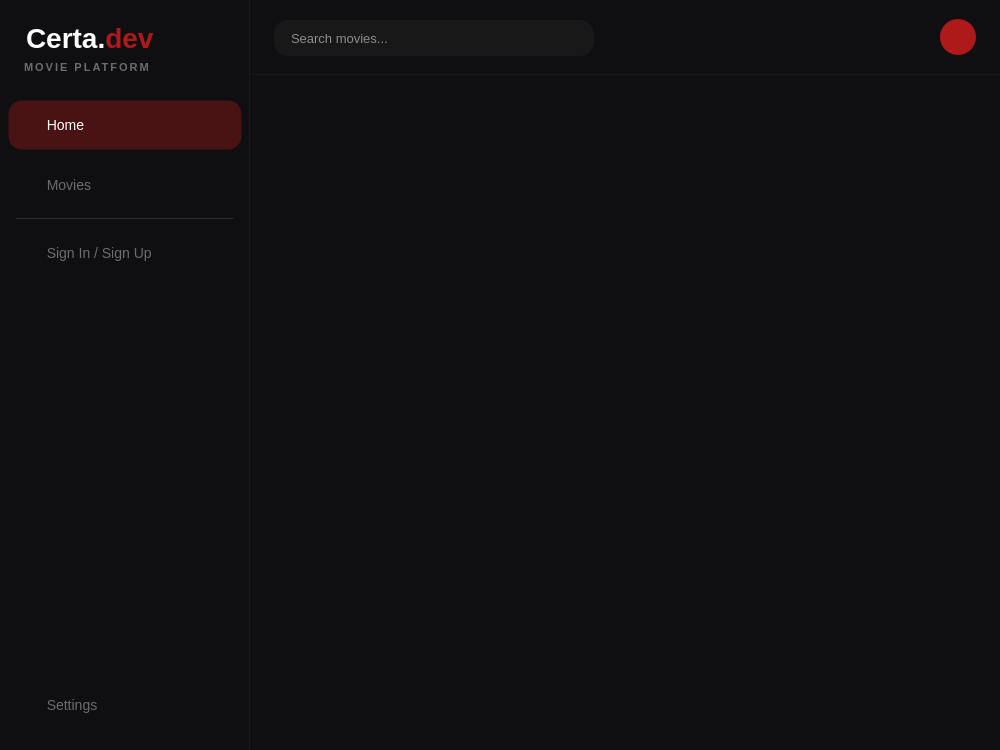
<?xml version="1.0" encoding="UTF-8"?>
<ui version="4.0">
 <class>Layout</class>
 <widget class="QMainWindow" name="Layout">
  <property name="geometry">
   <rect>
    <x>0</x>
    <y>0</y>
    <width>1000</width>
    <height>750</height>
   </rect>
  </property>
  <property name="minimumSize">
   <size>
    <width>1000</width>
    <height>750</height>
   </size>
  </property>
  <property name="maximumSize">
   <size>
    <width>1000</width>
    <height>750</height>
   </size>
  </property>
  <property name="windowTitle">
   <string>Movie Collection</string>
  </property>
  <widget class="QWidget" name="centralwidget">
   <property name="styleSheet">
    <string notr="true">#centralwidget {
    background-color: #0F0F11;
  }

  #sidebarWidget {
    background-color: #0F0F11;
    border-right: 1px solid #181818;
  }

  #brandNameLabel {
    color: #FFFFFF;
    font-size: 28px;
    font-weight: 700;
    padding-left: 6px;
  }

  #brandSubLabel {
    color: #6C6C6E;
    font-size: 11px;
    letter-spacing: 2px;
    font-weight: 600;
    padding-left: 6px;
  }

  #topBarWidget {
    background-color: #0F0F11;
    border-bottom: 1px solid #181818;
  }

  #contentWidget {
    background-color: #0F0F11;
  }

  #stackedWidget {
    background-color: transparent;
  }

  #topBarSearchLineEdit {
    background-color: #181818;
    border: 1px solid #181818;
    border-radius: 14px;
    color: #FFFFFF;
    font-size: 13px;
    padding-left: 14px;
    padding-right: 14px;
    selection-background-color: #AE1A19;
  }

  #topBarSearchLineEdit:focus {
    border: 1px solid #AE1A19;
    background-color: #0F0F11;
  }

  #topBarUsernameLabel {
    color: #FFFFFF;
    font-size: 14px;
    font-weight: 600;
  }

  #topBarAvatarLabel {
    color: #FFFFFF;
    font-size: 14px;
    font-weight: 700;
    border-radius: 18px;
    background-color: #AE1A19;
  }

  #sidebarHomeButton,
  #sidebarMoviesButton,
  #sidebarAuthButton,
  #sidebarSettingsButton {
    min-height: 48px;
    max-height: 48px;
    padding-left: 30px;
    padding-right: 16px;
    icon-size: 20px;
    font-size: 14px;
    font-weight: 400;
    text-align: left;
    border-radius: 14px;
    border: 1px solid transparent;
    background-color: transparent;
    color: #6C6C6E;
  }

  #sidebarHomeButton:checked,
  #sidebarMoviesButton:checked,
  #sidebarAuthButton:checked,
  #sidebarSettingsButton:checked {
    background-color: rgba(174, 26, 25, 92);
    border-color: transparent;
    color: #FFFFFF;
  }

  #sidebarHomeButton:hover,
  #sidebarMoviesButton:hover,
  #sidebarAuthButton:hover,
  #sidebarSettingsButton:hover {
    background-color: rgba(149, 22, 21, 45);
    border-color: #181818;
    color: #FFFFFF;
  }

  #sidebarHomeButton:checked:hover,
  #sidebarMoviesButton:checked:hover,
  #sidebarAuthButton:checked:hover,
  #sidebarSettingsButton:checked:hover {
    background-color: rgba(174, 26, 25, 120);
    border-color: transparent;
    color: #FFFFFF;
  }

  #sidebarDivider {
    background-color: #2A2A2C;
    border: none;
  }
  </string>
   </property>
   <layout class="QHBoxLayout" name="rootLayout">
    <property name="spacing">
     <number>0</number>
    </property>
    <property name="leftMargin">
     <number>0</number>
    </property>
    <property name="topMargin">
     <number>0</number>
    </property>
    <property name="rightMargin">
     <number>0</number>
    </property>
    <property name="bottomMargin">
     <number>0</number>
    </property>
    <item>
     <widget class="QWidget" name="sidebarWidget" native="true">
      <property name="minimumSize">
       <size>
        <width>250</width>
        <height>0</height>
       </size>
      </property>
      <property name="maximumSize">
       <size>
        <width>250</width>
        <height>16777215</height>
       </size>
      </property>
      <widget class="QLabel" name="brandNameLabel">
       <property name="geometry">
        <rect>
         <x>12</x>
         <y>18</y>
         <width>226</width>
         <height>40</height>
        </rect>
       </property>
       <property name="text">
        <string>&lt;html&gt;&lt;head/&gt;&lt;body&gt;&lt;p&gt;Certa.&lt;span style=&quot; color:#AE1A19;&quot;&gt;dev&lt;/span&gt;&lt;/p&gt;&lt;/body&gt;&lt;/html&gt;</string>
       </property>
       <property name="textFormat">
        <enum>Qt::TextFormat::RichText</enum>
       </property>
       <property name="alignment">
        <set>Qt::AlignmentFlag::AlignLeading|Qt::AlignmentFlag::AlignLeft|Qt::AlignmentFlag::AlignVCenter</set>
       </property>
      </widget>
      <widget class="QLabel" name="brandSubLabel">
       <property name="geometry">
        <rect>
         <x>12</x>
         <y>60</y>
         <width>226</width>
         <height>14</height>
        </rect>
       </property>
       <property name="text">
        <string>MOVIE PLATFORM</string>
       </property>
       <property name="alignment">
        <set>Qt::AlignmentFlag::AlignLeading|Qt::AlignmentFlag::AlignLeft|Qt::AlignmentFlag::AlignVCenter</set>
       </property>
       <property name="indent">
        <number>6</number>
       </property>
      </widget>
      <widget class="QPushButton" name="sidebarHomeButton">
       <property name="geometry">
        <rect>
         <x>8</x>
         <y>100</y>
         <width>234</width>
         <height>50</height>
        </rect>
       </property>
       <property name="text">
        <string>  Home</string>
       </property>
       <property name="icon">
        <iconset resource="../../assets/resources.qrc">
         <normaloff>:/icons/home.svg</normaloff>:/icons/home.svg</iconset>
       </property>
       <property name="iconSize">
        <size>
         <width>20</width>
         <height>20</height>
        </size>
       </property>
       <property name="checkable">
        <bool>true</bool>
       </property>
       <property name="checked">
        <bool>true</bool>
       </property>
      </widget>
      <widget class="QPushButton" name="sidebarMoviesButton">
       <property name="geometry">
        <rect>
         <x>8</x>
         <y>160</y>
         <width>234</width>
         <height>50</height>
        </rect>
       </property>
       <property name="text">
        <string>  Movies</string>
       </property>
       <property name="icon">
        <iconset resource="../../assets/resources.qrc">
         <normaloff>:/icons/movies.svg</normaloff>:/icons/movies.svg</iconset>
       </property>
       <property name="iconSize">
        <size>
         <width>20</width>
         <height>20</height>
        </size>
       </property>
       <property name="checkable">
        <bool>true</bool>
       </property>
      </widget>
      <widget class="QFrame" name="sidebarDivider">
       <property name="geometry">
        <rect>
         <x>16</x>
         <y>218</y>
         <width>218</width>
         <height>1</height>
        </rect>
       </property>
       <property name="frameShape">
        <enum>QFrame::Shape::HLine</enum>
       </property>
       <property name="frameShadow">
        <enum>QFrame::Shadow::Plain</enum>
       </property>
      </widget>
      <widget class="QPushButton" name="sidebarAuthButton">
       <property name="geometry">
        <rect>
         <x>8</x>
         <y>228</y>
         <width>234</width>
         <height>50</height>
        </rect>
       </property>
       <property name="text">
        <string>  Sign In / Sign Up</string>
       </property>
       <property name="icon">
        <iconset resource="../../assets/resources.qrc">
         <normaloff>:/icons/user.svg</normaloff>:/icons/user.svg</iconset>
       </property>
       <property name="iconSize">
        <size>
         <width>20</width>
         <height>20</height>
        </size>
       </property>
       <property name="checkable">
        <bool>true</bool>
       </property>
      </widget>
      <widget class="QPushButton" name="sidebarSettingsButton">
       <property name="geometry">
        <rect>
         <x>8</x>
         <y>680</y>
         <width>234</width>
         <height>50</height>
        </rect>
       </property>
       <property name="text">
        <string>  Settings</string>
       </property>
       <property name="icon">
        <iconset resource="../../assets/resources.qrc">
         <normaloff>:/icons/settings.svg</normaloff>:/icons/settings.svg</iconset>
       </property>
       <property name="iconSize">
        <size>
         <width>20</width>
         <height>20</height>
        </size>
       </property>
       <property name="checkable">
        <bool>true</bool>
       </property>
      </widget>
     </widget>
    </item>
    <item>
     <layout class="QVBoxLayout" name="contentLayout">
      <property name="spacing">
       <number>0</number>
      </property>
      <property name="leftMargin">
       <number>0</number>
      </property>
      <property name="topMargin">
       <number>0</number>
      </property>
      <property name="rightMargin">
       <number>0</number>
      </property>
      <property name="bottomMargin">
       <number>0</number>
      </property>
      <item>
       <widget class="QWidget" name="topBarWidget" native="true">
        <property name="minimumSize">
         <size>
          <width>0</width>
          <height>75</height>
         </size>
        </property>
        <property name="maximumSize">
         <size>
          <width>16777215</width>
          <height>75</height>
         </size>
        </property>
        <widget class="QLineEdit" name="topBarSearchLineEdit">
         <property name="geometry">
          <rect>
           <x>24</x>
           <y>20</y>
           <width>320</width>
           <height>36</height>
          </rect>
         </property>
         <property name="placeholderText">
          <string>Search movies...</string>
         </property>
         <property name="clearButtonEnabled">
          <bool>true</bool>
         </property>
        </widget>
        <widget class="QLabel" name="topBarUsernameLabel">
         <property name="geometry">
          <rect>
           <x>478</x>
           <y>20</y>
           <width>200</width>
           <height>36</height>
          </rect>
         </property>
         <property name="text">
          <string/>
         </property>
         <property name="alignment">
          <set>Qt::AlignmentFlag::AlignRight|Qt::AlignmentFlag::AlignVCenter</set>
         </property>
        </widget>
        <widget class="QLabel" name="topBarAvatarLabel">
         <property name="geometry">
          <rect>
           <x>690</x>
           <y>19</y>
           <width>36</width>
           <height>36</height>
          </rect>
         </property>
         <property name="text">
          <string/>
         </property>
         <property name="alignment">
          <set>Qt::AlignmentFlag::AlignCenter</set>
         </property>
        </widget>
       </widget>
      </item>
      <item>
       <widget class="QStackedWidget" name="stackedWidget">
        <property name="currentIndex">
         <number>0</number>
        </property>
        <widget class="QWidget" name="homeStackPage">
         <layout class="QVBoxLayout" name="homePageLayout">
          <property name="leftMargin">
           <number>0</number>
          </property>
          <property name="topMargin">
           <number>0</number>
          </property>
          <property name="rightMargin">
           <number>0</number>
          </property>
          <property name="bottomMargin">
           <number>0</number>
          </property>
         </layout>
        </widget>
        <widget class="QWidget" name="moviesStackPage">
         <layout class="QVBoxLayout" name="moviesPageLayout">
          <property name="leftMargin">
           <number>0</number>
          </property>
          <property name="topMargin">
           <number>0</number>
          </property>
          <property name="rightMargin">
           <number>0</number>
          </property>
          <property name="bottomMargin">
           <number>0</number>
          </property>
         </layout>
        </widget>
        <widget class="QWidget" name="settingsStackPage">
         <layout class="QVBoxLayout" name="settingsPageLayout">
          <property name="leftMargin">
           <number>0</number>
          </property>
          <property name="topMargin">
           <number>0</number>
          </property>
          <property name="rightMargin">
           <number>0</number>
          </property>
          <property name="bottomMargin">
           <number>0</number>
          </property>
         </layout>
        </widget>
        <widget class="QWidget" name="profileStackPage">
         <layout class="QVBoxLayout" name="profilePageLayout">
          <property name="leftMargin">
           <number>0</number>
          </property>
          <property name="topMargin">
           <number>0</number>
          </property>
          <property name="rightMargin">
           <number>0</number>
          </property>
          <property name="bottomMargin">
           <number>0</number>
          </property>
         </layout>
        </widget>
       </widget>
      </item>
     </layout>
    </item>
   </layout>
  </widget>
  <widget class="QMenuBar" name="menubar">
   <property name="geometry">
    <rect>
     <x>0</x>
     <y>0</y>
     <width>1000</width>
     <height>33</height>
    </rect>
   </property>
  </widget>
 </widget>
 <resources>
  <include location="../../assets/resources.qrc"/>
 </resources>
 <connections/>
</ui>
